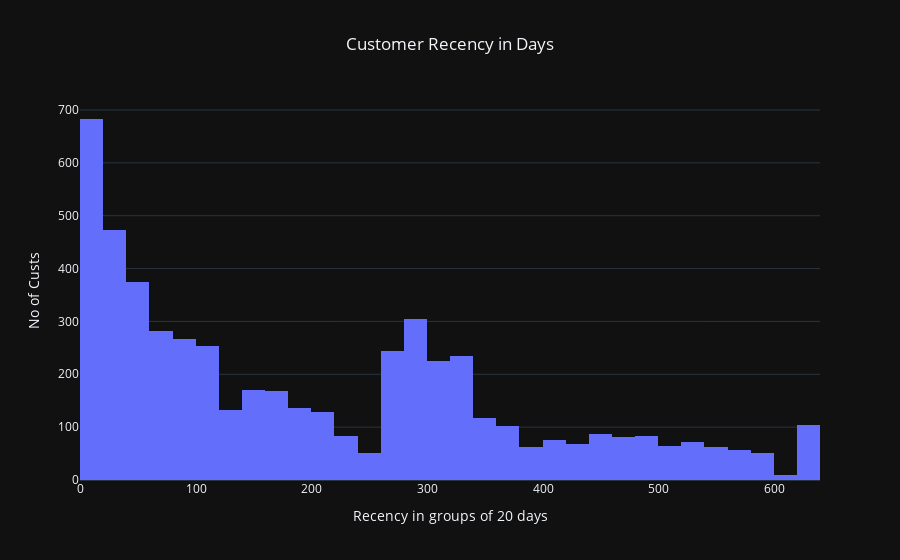

Notebook code for this chart:
### Markdown cell above
Chotu Visualistion

### Code cell
hist_fig = px.histogram(cust_dt,x="Recency",title='Customer Recency in Days',template= "plotly_dark")

hist_fig.update_layout(title_x=0.5,xaxis_title="Recency in groups of 20 days",yaxis_title="No of Custs")

hist_fig.show(config={'displaylogo': False})

### Figure 1 — Plotly figure (JSON) as saved in the notebook; plotly's stock layout.template omitted (floating-point values rounded to 4 significant figures; data arrays with more than 128 entries replaced by an {"elided": "..."} marker saying what was removed)
{"data": [{"alignmentgroup": "True", "bingroup": "x", "hovertemplate": "Recency=%{x}<br>count=%{y}<extra></extra>", "legendgroup": "", "marker": {"color": "#636efa", "pattern": {"shape": ""}}, "name": "", "offsetgroup": "", "orientation": "v", "showlegend": false, "type": "histogram", "x": {"elided": "5314 int values"}, "xaxis": "x", "yaxis": "y"}], "layout": {"barmode": "relative", "legend": {"tracegroupgap": 0}, "title": {"text": "Customer Recency in Days", "x": 0.5}, "xaxis": {"anchor": "y", "domain": [0, 1], "title": {"text": "Recency in groups of 20 days"}}, "yaxis": {"anchor": "x", "domain": [0, 1], "title": {"text": "No of Custs"}}}}
